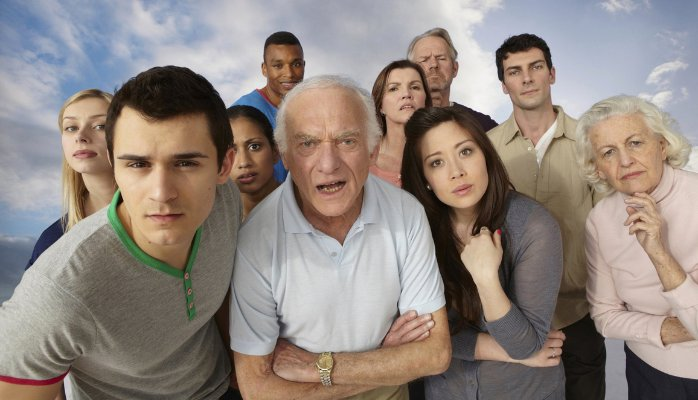
#> input picture imagens/img2.jpg, 698 x 400 px, found by its file name
$ python face_detection01.py
#> lines starting #> are read from the running program, lines starting #| are printed output that depends on the picture; after the words box and inside, x2 and y2 are one past the last pixel; in counts of white or black regions, pixels touching at a corner belong together
import cv2 as cv

img = cv.imread(r'imagens\img2.jpg')
#> img is the input picture: shape (400, 698, 3); mean B, G, R 128.3, 134.8, 145.9

classificador = cv.CascadeClassifier(r'classificadores\haarcascade_frontalface_default.xml')

gray = cv.cvtColor(img, cv.COLOR_BGR2GRAY)
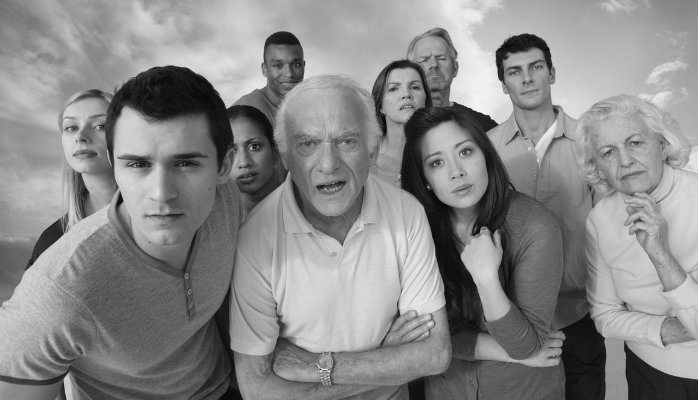
#> gray: shape (400, 698); min 2, max 252, mean 137.4

detecta = classificador.detectMultiScale(gray)
#> detecta = [[418, 46, 34, 34], [260, 45, 51, 51], [496, 46, 61, 61], [377, 67, 55, 55], [613, 172, 54, 54], [216, 123, 61, 61], [414, 127, 78, 78], [225, 337, 58, 58], [49, 99, 72, 72], [589, 120, 71, 71], [279, 104, 99, 99], [102, 117, 124, 124]]

print(detecta)
#| [[418  46  34  34]
#|  [260  45  51  51]
#|  [496  46  61  61]
#|  [377  67  55  55]
#|  [613 172  54  54]
#|  [216 123  61  61]
#|  [414 127  78  78]
#|  [225 337  58  58]
#|  [ 49  99  72  72]
#|  [589 120  71  71]
#|  [279 104  99  99]
#|  [102 117 124 124]]
print(len(detecta))
#| 12

for (x, y, l, a) in detecta:
    cv.rectangle(img, (x, y), (x+l, y+a), (0, 255, 0), 2)
#> this loop made 12 passes
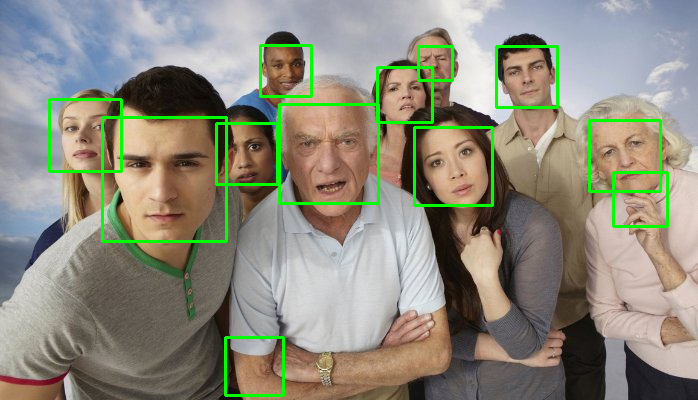
#> img: shape (400, 698, 3); 3.43% of pixels changed, all inside (x1, y1, x2, y2) = (48, 44, 669, 397)

cv.imshow('Detector de faces', img)
cv.waitKey(0)
cv.destroyAllWindows()

$ run again, with imagens/img1.jpg copied over imagens/img2.jpg
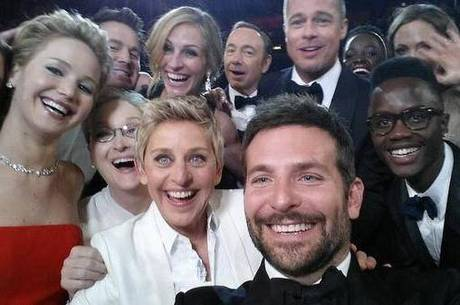
#> input picture imagens/img1.jpg, 460 x 305 px, found by its file name
#> img is the input picture: shape (305, 460, 3); mean B, G, R 99.8, 97.3, 109.7
#> `gray = cv.cvtColor(img, cv.COLOR_BGR2GRAY)`:
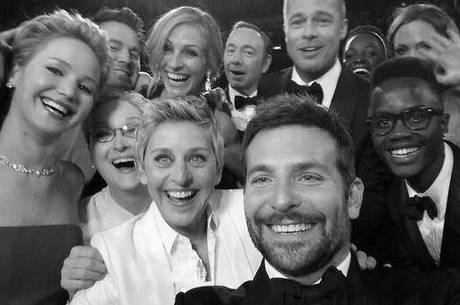
#> gray: shape (305, 460); min 0, max 255, mean 101.3
#> detecta = [[214, 29, 55, 55], [280, 1, 57, 57], [147, 27, 63, 63], [86, 104, 72, 72], [4, 41, 75, 75], [135, 123, 90, 90], [359, 85, 85, 85], [225, 127, 125, 125]]
#| [[214  29  55  55]
#|  [280   1  57  57]
#|  [147  27  63  63]
#|  [ 86 104  72  72]
#|  [  4  41  75  75]
#|  [135 123  90  90]
#> (further printed lines are left out)
#| 8
#> the loop `for (x, y, l, a) in detecta:` made 8 passes
#> after the loop `for (x, y, l, a) in detecta:`:
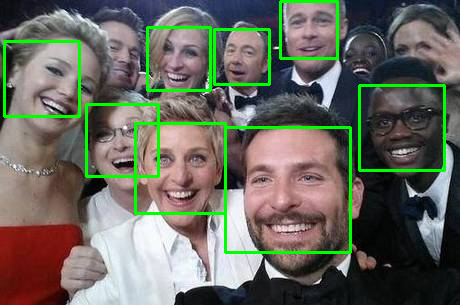
#> img: shape (305, 460, 3); 5.1% of pixels changed, all inside (x1, y1, x2, y2) = (3, 0, 446, 254)
